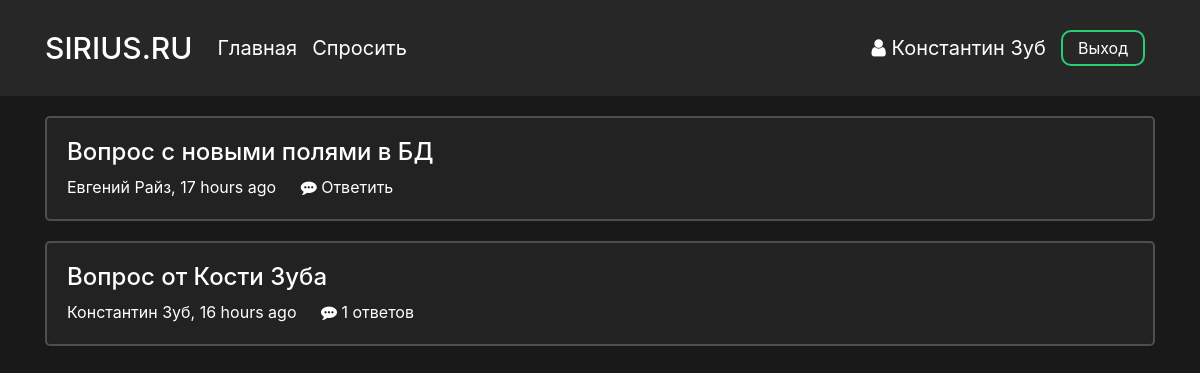
Screenshot of /main (signed in) with the database file from the repository.
### data/users.py (models this page shows, shortened)
class User(SqlAlchemyBase, UserMixin):
    __tablename__ = 'users'
    id = sqlalchemy.Column(sqlalchemy.Integer,
                           primary_key=True, autoincrement=True)
    surname = sqlalchemy.Column(sqlalchemy.String, nullable=True)
    name = sqlalchemy.Column(sqlalchemy.String, nullable=True)
    image_file = sqlalchemy.Column(sqlalchemy.String, nullable=False, default='default.jpg')
    age = sqlalchemy.Column(sqlalchemy.Integer, nullable=True)
    country = sqlalchemy.Column(sqlalchemy.String, nullable=True)
    city = sqlalchemy.Column(sqlalchemy.String, nullable=True)
    email = sqlalchemy.Column(sqlalchemy.String,
                              index=True, unique=True, nullable=True)
    hashed_password = sqlalchemy.Column(sqlalchemy.String, nullable=True)
    registration_date = sqlalchemy.Column(sqlalchemy.DateTime,
                                      default=datetime.datetime.utcnow)

### data/questions.py (models this page shows)
class Question(SqlAlchemyBase):
    __tablename__ = 'questions'
    id = sqlalchemy.Column(sqlalchemy.Integer,
                           primary_key=True, autoincrement=True)
    title = sqlalchemy.Column(sqlalchemy.String)
    text = sqlalchemy.Column(sqlalchemy.String)
    user_id = sqlalchemy.Column(sqlalchemy.Integer,
                                sqlalchemy.ForeignKey("users.id"))
    user = orm.relation('User')
    created_date = sqlalchemy.Column(sqlalchemy.DateTime,
                                      default=datetime.datetime.utcnow)
    def get_answers(self):
        from data import db_session
        db_sess = db_session.create_session()
        answers= db_sess.query(Answer).filter(Answer.question_id == self.id).all()
        return answers

### main.py (the view)
@app.route('/main', methods=['GET', 'POST'])
def main_page():
    db_sess = db_session.create_session()
    questions = db_sess.query(Question).all()
    return render_template(
        'main.html',
        title='Ответы S1RIYS.RU',
        questions=questions,
    )

### data/db_session.py (called while the page is built)
def create_session() -> Session:
    global __factory
    return __factory()

### main.py (called while the page is built)
@manager.user_loader
def load_user(user_id):
    db_sess = db_session.create_session()
    user = db_sess.query(User).filter(User.id == user_id).first()
    return user

### templates/main.html
<head>
    <link rel="stylesheet" type="text/css" href="{{ url_for('static', filename='css/main.css')}}">
</head>
{% extends "base.html" %}
{% block content %}
    <div class="questions">
        {% for item in questions%}
            <div class="col-md6 question_card">
                <h4><a href="{{ url_for('question_page', question_id = item.id) }}">{{item.title}}</a></h4>
                <p class="author">
                    <a href="{{ url_for('profile_page', profile_id = item.user.id) }}">{{item.user.name}} {{item.user.surname}}</a>,
                    {{ moment(item.created_date).fromNow(refresh=True) }}
                </p>
                <p class="answers">
                    {% set answer_count = item.get_answers()|length %}
                    {% if answer_count == 0 %}
                    <a href="{{ url_for('question_page', question_id = item.id) }}">
                        <i class="fa fa-commenting" aria-hidden="true"></i>
                        Ответить
                    </a>
                    {% else %}
                    <a href="{{ url_for('question_page', question_id = item.id) }}">
                        <i class="fa fa-commenting" aria-hidden="true"></i>
                        {{ item.get_answers()|length }} ответов
                    </a>
                    {% endif %}
                </p>
            </div>
        {% endfor %}
    </div>
{% endblock %}

### templates/base.html (shortened to what this page needs)
<!doctype html>
<html lang="ru">
<head>
    <link rel="stylesheet"
          href="https://stackpath.bootstrapcdn.com/bootstrap/4.4.1/css/bootstrap.min.css"
>
    <link rel="stylesheet" href="https://maxcdn.bootstrapcdn.com/font-awesome/4.5.0/css/font-awesome.min.css">
    <link rel="stylesheet" type="text/css" href="{{ url_for('static', filename='css/base.css')}}">
</head>
<body>
    <header>
        <div class="container">
            <nav class="navbar header">
                <div class="nav_left">
                    <a class="navbar-brand nav_logo" href="{{ url_for('main_page') }}">SIRIUS.RU</a>
                    <a class="navbar-brand nav_item" href="{{ url_for('main_page') }}">Главная</a>
                    <a class="navbar-brand nav_item" href="{{ url_for('ask_question_page') }}">Спросить</a>
                </div>
                <div class="nav_right">
                    {% if current_user %}
                        {% if current_user.is_authenticated %}
                            <a class="profile nav_item" href="{{ url_for('profile_page', profile_id = current_user.id) }}">
                                <i class="fa fa-user" aria-hidden="true"></i> {{ current_user.name }} {{current_user.surname }}
                            </a>
                            <a class="nav_item nav_btn" href="{{ url_for('logout') }}">Выход</a>
                        {% else %}
                            <a class="nav_item nav_btn" href="{{ url_for('login') }}">Войти</a>
                            <a class="nav_item nav_btn" href="{{ url_for('reqister') }}">Зарегистрироваться</a>
                        {% endif %}
                    {% endif %}
                </div>
            </nav>
        </div>
    </header>
    <main role="main" class="container">
        {% block content %}{% endblock %}
    </main>
</body>
</html>

### static/css/main.css (style rules this page uses)
.question_card { margin-top: 20px; padding: 20px; background-color: #222; border: 2px solid rgba(255, 255, 255, 0.2); border-radius: 5px; }
.author { display: inline-block; margin-right: 20px; }
.answers { display: inline-block; }

### static/css/base.css (style rules this page uses)
html { color: #ffffff }
body { background-color: #191919 !important; color: #ffffff }
a { color: #ffffff; }
p { margin: 0px; }
header { background-color: #272727; color: #ffffff; }
.header { display: flex; justify-content: space-between; vertical-align: middle; margin-bottom: 20px; padding: 10px 0; }
.nav_left, .nav_right { display: flex; flex-direction: row; flex-wrap: nowrap; justify-content: center; align-items: center; align-content: center; }
.nav_logo { font-size: 30px; font-weight: 500; margin-right: 25px }
.nav_item { display: inline-block; margin-right: 15px; transition: 0.15s; }
.profile { font-size: 20px; }
.nav_btn { border-radius: 10px; outline: none; border: 2px solid #2ecc71; background: none; display: block; margin: 20px auto; margin-right: 10px; padding: 4px 15px; text-align: center; color: white; transition: 0.25s; cursor: pointer; }

### rows the page displays
User: name "Константин", surname "Зуб"
Question: title "Вопрос с новыми полями в БД", user.name "Евгений", user.surname "Райз", created_date "17 hours ago"
Question: title "Вопрос от Кости Зуба", user.name "Константин", user.surname "Зуб", created_date "16 hours ago", get_answers|length "1"
